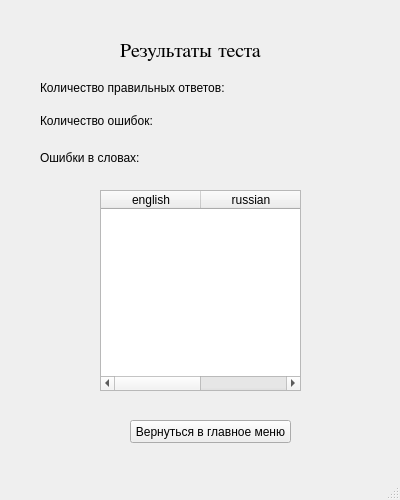
<?xml version="1.0" encoding="UTF-8"?>
<ui version="4.0">
 <class>MainWindow</class>
 <widget class="QMainWindow" name="MainWindow">
  <property name="geometry">
   <rect>
    <x>0</x>
    <y>0</y>
    <width>400</width>
    <height>500</height>
   </rect>
  </property>
  <property name="minimumSize">
   <size>
    <width>400</width>
    <height>500</height>
   </size>
  </property>
  <property name="maximumSize">
   <size>
    <width>400</width>
    <height>500</height>
   </size>
  </property>
  <property name="windowTitle">
   <string>MainWindow</string>
  </property>
  <widget class="QWidget" name="centralwidget">
   <widget class="QLabel" name="main_label">
    <property name="geometry">
     <rect>
      <x>120</x>
      <y>30</y>
      <width>161</width>
      <height>41</height>
     </rect>
    </property>
    <property name="font">
     <font>
      <family>Cambria Math</family>
      <pointsize>15</pointsize>
     </font>
    </property>
    <property name="text">
     <string>Результаты теста</string>
    </property>
   </widget>
   <widget class="QLabel" name="label">
    <property name="geometry">
     <rect>
      <x>40</x>
      <y>110</y>
      <width>211</width>
      <height>21</height>
     </rect>
    </property>
    <property name="text">
     <string>Количество ошибок: </string>
    </property>
   </widget>
   <widget class="QLabel" name="label_2">
    <property name="geometry">
     <rect>
      <x>40</x>
      <y>150</y>
      <width>101</width>
      <height>16</height>
     </rect>
    </property>
    <property name="text">
     <string>Ошибки в словах:</string>
    </property>
   </widget>
   <widget class="QTableWidget" name="tableWidget">
    <property name="geometry">
     <rect>
      <x>100</x>
      <y>190</y>
      <width>201</width>
      <height>201</height>
     </rect>
    </property>
    <column>
     <property name="text">
      <string>english</string>
     </property>
    </column>
    <column>
     <property name="text">
      <string>russian</string>
     </property>
    </column>
   </widget>
   <widget class="QPushButton" name="go_back">
    <property name="geometry">
     <rect>
      <x>130</x>
      <y>420</y>
      <width>161</width>
      <height>23</height>
     </rect>
    </property>
    <property name="text">
     <string>Вернуться в главное меню</string>
    </property>
   </widget>
   <widget class="QLabel" name="label_3">
    <property name="geometry">
     <rect>
      <x>40</x>
      <y>80</y>
      <width>231</width>
      <height>16</height>
     </rect>
    </property>
    <property name="text">
     <string>Количество правильных ответов:</string>
    </property>
   </widget>
  </widget>
  <widget class="QMenuBar" name="menubar">
   <property name="geometry">
    <rect>
     <x>0</x>
     <y>0</y>
     <width>400</width>
     <height>21</height>
    </rect>
   </property>
  </widget>
  <widget class="QStatusBar" name="statusbar"/>
 </widget>
 <resources/>
 <connections/>
</ui>
